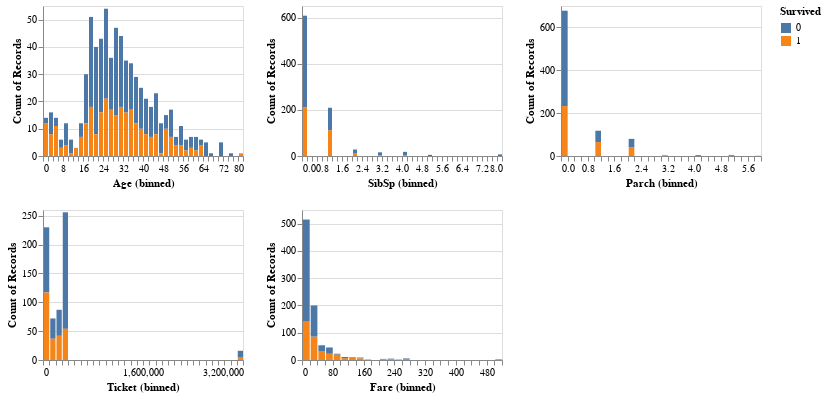

The cell this chart's notebook holds for it:
### Markdown cell above
# EDA

### Code cell
alt.Chart(train_df).mark_bar().encode(
    alt.X(alt.repeat(), type='quantitative', bin=alt.Bin(maxbins=40)),
    y='count()',
    fill='Survived'
).properties(
    width=200,
    height=150
).repeat(
    ['Age', 'SibSp', 'Parch', 'Ticket', 'Fare'],
    columns=3
)

### Figure 1 — Vega-Lite specification as saved in the notebook (floating-point values rounded to 4 significant figures; data arrays with more than 128 entries replaced by an {"elided": "..."} marker saying what was removed)
{"$schema": "https://vega.github.io/schema/vega-lite/v4.8.1.json", "columns": 3, "config": {"view": {"continuousHeight": 300, "continuousWidth": 400}}, "datasets": {"data-3300dbfdb86a54ef21a2a3d24b571d70": {"elided": "891 records"}}, "repeat": ["Age", "SibSp", "Parch", "Ticket", "Fare"], "spec": {"data": {"name": "data-3300dbfdb86a54ef21a2a3d24b571d70"}, "encoding": {"fill": {"field": "Survived", "type": "nominal"}, "x": {"bin": {"maxbins": 40}, "field": {"repeat": "repeat"}, "type": "quantitative"}, "y": {"aggregate": "count", "type": "quantitative"}}, "height": 150, "mark": "bar", "width": 200}}
